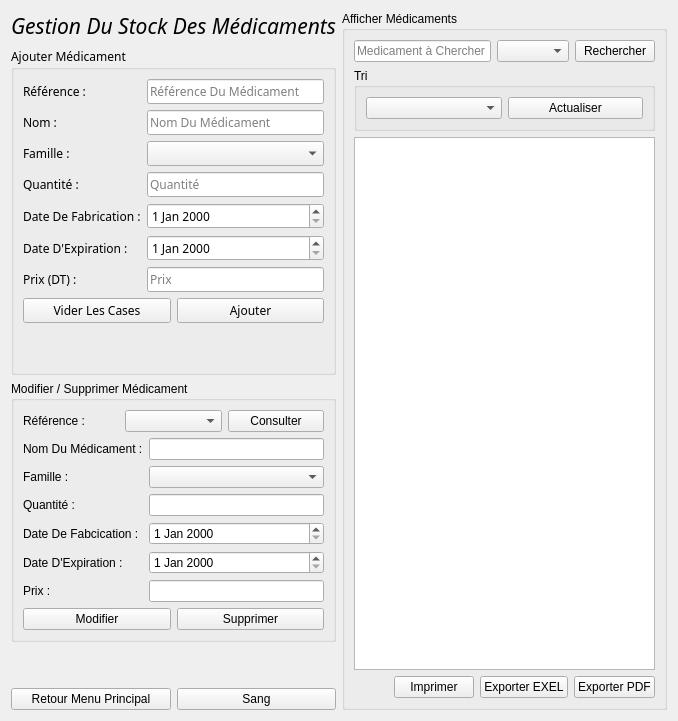
      <widget class="QWidget" name="page_4">
       <layout class="QHBoxLayout" name="horizontalLayout_6">
        <item>
         <layout class="QVBoxLayout" name="verticalLayout_10">
          <item>
           <widget class="QLabel" name="Gemploye_3">
            <property name="font">
             <font>
              <family>Montserrat</family>
              <italic>true</italic>
             </font>
            </property>
            <property name="text">
             <string>&lt;html&gt;&lt;head/&gt;&lt;body&gt;&lt;p align=&quot;center&quot;&gt;&lt;span style=&quot; font-size:16pt;&quot;&gt;Gestion Du Stock Des Médicaments&lt;/span&gt;&lt;/p&gt;&lt;/body&gt;&lt;/html&gt;</string>
            </property>
           </widget>
          </item>
          <item>
           <widget class="QGroupBox" name="groupBox_8">
            <property name="font">
             <font>
              <family>Montserrat</family>
             </font>
            </property>
            <property name="title">
             <string>Ajouter Médicament</string>
            </property>
            <layout class="QVBoxLayout" name="verticalLayout_11">
             <item>
              <layout class="QFormLayout" name="formLayout_3">
               <item row="0" column="0">
                <widget class="QLabel" name="iDLabel_3">
                 <property name="text">
                  <string>Référence :</string>
                 </property>
                </widget>
               </item>
               <item row="0" column="1">
                <widget class="QLineEdit" name="refInput">
                 <property name="cursor">
                  <cursorShape>ArrowCursor</cursorShape>
                 </property>
                 <property name="text">
                  <string/>
                 </property>
                 <property name="placeholderText">
                  <string>Référence Du Médicament</string>
                 </property>
                </widget>
               </item>
               <item row="1" column="0">
                <widget class="QLabel" name="nomPrNomLabel_3">
                 <property name="text">
                  <string>Nom :</string>
                 </property>
                 <property name="buddy">
                  <cstring>lineEditNom</cstring>
                 </property>
                </widget>
               </item>
               <item row="2" column="0">
                <widget class="QLabel" name="dateDAdhesionLabel_3">
                 <property name="text">
                  <string>Famille :</string>
                 </property>
                </widget>
               </item>
               <item row="3" column="0">
                <widget class="QLabel" name="sexeLabel_3">
                 <property name="text">
                  <string>Quantité :</string>
                 </property>
                </widget>
               </item>
               <item row="1" column="1">
                <widget class="QLineEdit" name="nameInput">
                 <property name="placeholderText">
                  <string>Nom Du Médicament</string>
                 </property>
                </widget>
               </item>
               <item row="2" column="1">
                <widget class="QComboBox" name="cFamilleInput"/>
               </item>
               <item row="3" column="1">
                <widget class="QLineEdit" name="quantiteInput">
                 <property name="text">
                  <string/>
                 </property>
                 <property name="placeholderText">
                  <string>Quantité</string>
                 </property>
                </widget>
               </item>
               <item row="4" column="1">
                <widget class="QDateEdit" name="dateFabInput"/>
               </item>
               <item row="6" column="0">
                <widget class="QLabel" name="dateDExpirationLabel">
                 <property name="text">
                  <string>Date D'Expiration :</string>
                 </property>
                </widget>
               </item>
               <item row="6" column="1">
                <widget class="QDateEdit" name="dateInput"/>
               </item>
               <item row="7" column="0">
                <widget class="QLabel" name="prixDTLabel">
                 <property name="text">
                  <string>Prix (DT) :</string>
                 </property>
                </widget>
               </item>
               <item row="7" column="1">
                <widget class="QLineEdit" name="prixInput">
                 <property name="placeholderText">
                  <string>Prix</string>
                 </property>
                </widget>
               </item>
               <item row="4" column="0">
                <widget class="QLabel" name="dPartementLabel_3">
                 <property name="text">
                  <string>Date De Fabrication :</string>
                 </property>
                </widget>
               </item>
              </layout>
             </item>
             <item>
              <layout class="QHBoxLayout" name="horizontalLayout_17">
               <item>
                <widget class="QPushButton" name="viderCases_2">
                 <property name="text">
                  <string>Vider Les Cases</string>
                 </property>
                </widget>
               </item>
               <item>
                <widget class="QPushButton" name="buttonAjouter">
                 <property name="text">
                  <string>Ajouter</string>
                 </property>
                </widget>
               </item>
              </layout>
             </item>
             <item>
              <spacer name="verticalSpacer_20">
               <property name="orientation">
                <enum>Qt::Vertical</enum>
               </property>
               <property name="sizeHint" stdset="0">
                <size>
                 <width>20</width>
                 <height>40</height>
                </size>
               </property>
              </spacer>
             </item>
            </layout>
           </widget>
          </item>
          <item>
           <widget class="QGroupBox" name="groupBox_9">
            <property name="title">
             <string>Modifier / Supprimer Médicament</string>
            </property>
            <layout class="QVBoxLayout" name="verticalLayout_13">
             <item>
              <layout class="QHBoxLayout" name="horizontalLayout_22">
               <item>
                <widget class="QLabel" name="label">
                 <property name="text">
                  <string>Référence :</string>
                 </property>
                </widget>
               </item>
               <item>
                <widget class="QComboBox" name="refEdit"/>
               </item>
               <item>
                <widget class="QPushButton" name="BconsulterMedicament">
                 <property name="text">
                  <string>Consulter</string>
                 </property>
                </widget>
               </item>
              </layout>
             </item>
             <item>
              <layout class="QFormLayout" name="formLayout_4">
               <item row="0" column="0">
                <widget class="QLabel" name="nomDuMDicamentLabel">
                 <property name="text">
                  <string>Nom Du Médicament :</string>
                 </property>
                </widget>
               </item>
               <item row="0" column="1">
                <widget class="QLineEdit" name="nomEdit">
                 <property name="text">
                  <string/>
                 </property>
                </widget>
               </item>
               <item row="1" column="0">
                <widget class="QLabel" name="familleLabel">
                 <property name="text">
                  <string>Famille :</string>
                 </property>
                </widget>
               </item>
               <item row="1" column="1">
                <widget class="QComboBox" name="cFamilleEdit"/>
               </item>
               <item row="2" column="0">
                <widget class="QLabel" name="quantitLabel">
                 <property name="text">
                  <string>Quantité :</string>
                 </property>
                </widget>
               </item>
               <item row="2" column="1">
                <widget class="QLineEdit" name="quantiteEdit"/>
               </item>
               <item row="3" column="0">
                <widget class="QLabel" name="dateDeFabcicationLabel">
                 <property name="text">
                  <string>Date De Fabcication :</string>
                 </property>
                </widget>
               </item>
               <item row="3" column="1">
                <widget class="QDateEdit" name="dateFabEdit"/>
               </item>
               <item row="4" column="0">
                <widget class="QLabel" name="dateDExpirationLabel_2">
                 <property name="text">
                  <string>Date D'Expiration :</string>
                 </property>
                </widget>
               </item>
               <item row="4" column="1">
                <widget class="QDateEdit" name="dateEdit"/>
               </item>
               <item row="5" column="0">
                <widget class="QLabel" name="prixLabel">
                 <property name="text">
                  <string>Prix :</string>
                 </property>
                </widget>
               </item>
               <item row="5" column="1">
                <widget class="QLineEdit" name="prixEdit"/>
               </item>
              </layout>
             </item>
             <item>
              <layout class="QHBoxLayout" name="horizontalLayout_23">
               <item>
                <widget class="QPushButton" name="BmedicamentsEdit">
                 <property name="text">
                  <string>Modifier</string>
                 </property>
                </widget>
               </item>
               <item>
                <widget class="QPushButton" name="BmedicamentDelete">
                 <property name="text">
                  <string>Supprimer</string>
                 </property>
                </widget>
               </item>
              </layout>
             </item>
            </layout>
           </widget>
          </item>
          <item>
           <spacer name="verticalSpacer_4">
            <property name="orientation">
             <enum>Qt::Vertical</enum>
            </property>
            <property name="sizeHint" stdset="0">
             <size>
              <width>20</width>
              <height>40</height>
             </size>
            </property>
           </spacer>
          </item>
          <item>
           <layout class="QHBoxLayout" name="horizontalLayout_18">
            <item>
             <widget class="QPushButton" name="pushButtonReturn1_2">
              <property name="text">
               <string>Retour Menu Principal</string>
              </property>
             </widget>
            </item>
            <item>
             <widget class="QPushButton" name="pushButtonGoSang">
              <property name="text">
               <string>Sang</string>
              </property>
             </widget>
            </item>
           </layout>
          </item>
         </layout>
        </item>
        <item>
         <widget class="QGroupBox" name="groupBox_10">
          <property name="title">
           <string>Afficher Médicaments</string>
          </property>
          <layout class="QVBoxLayout" name="verticalLayout_12" stretch="0,0,0,0">
           <item>
            <layout class="QHBoxLayout" name="horizontalLayout_19">
             <item>
              <widget class="QLineEdit" name="valueResearch">
               <property name="placeholderText">
                <string>Medicament à Chercher</string>
               </property>
              </widget>
             </item>
             <item>
              <widget class="QComboBox" name="cCritereMed"/>
             </item>
             <item>
              <widget class="QPushButton" name="buttonRechercheMed">
               <property name="text">
                <string>Rechercher</string>
               </property>
              </widget>
             </item>
            </layout>
           </item>
           <item>
            <widget class="QGroupBox" name="groupBox_11">
             <property name="title">
              <string>Tri</string>
             </property>
             <layout class="QHBoxLayout" name="horizontalLayout_20">
              <item>
               <widget class="QComboBox" name="cTriMed"/>
              </item>
              <item>
               <widget class="QPushButton" name="cTriMed_2">
                <property name="text">
                 <string>Actualiser</string>
                </property>
               </widget>
              </item>
             </layout>
            </widget>
           </item>
           <item>
            <widget class="QTableView" name="tabMedicaments"/>
           </item>
           <item>
            <layout class="QHBoxLayout" name="horizontalLayout_21">
             <item>
              <spacer name="horizontalSpacer_3">
               <property name="orientation">
                <enum>Qt::Horizontal</enum>
               </property>
               <property name="sizeHint" stdset="0">
                <size>
                 <width>40</width>
                 <height>20</height>
                </size>
               </property>
              </spacer>
             </item>
             <item>
              <widget class="QPushButton" name="BimpMed">
               <property name="text">
                <string>Imprimer</string>
               </property>
              </widget>
             </item>
             <item>
              <widget class="QPushButton" name="pushButton_16">
               <property name="text">
                <string>Exporter EXEL</string>
               </property>
              </widget>
             </item>
             <item>
              <widget class="QPushButton" name="pdfMed">
               <property name="text">
                <string>Exporter PDF</string>
               </property>
              </widget>
             </item>
            </layout>
           </item>
          </layout>
         </widget>
        </item>
       </layout>
      </widget>
